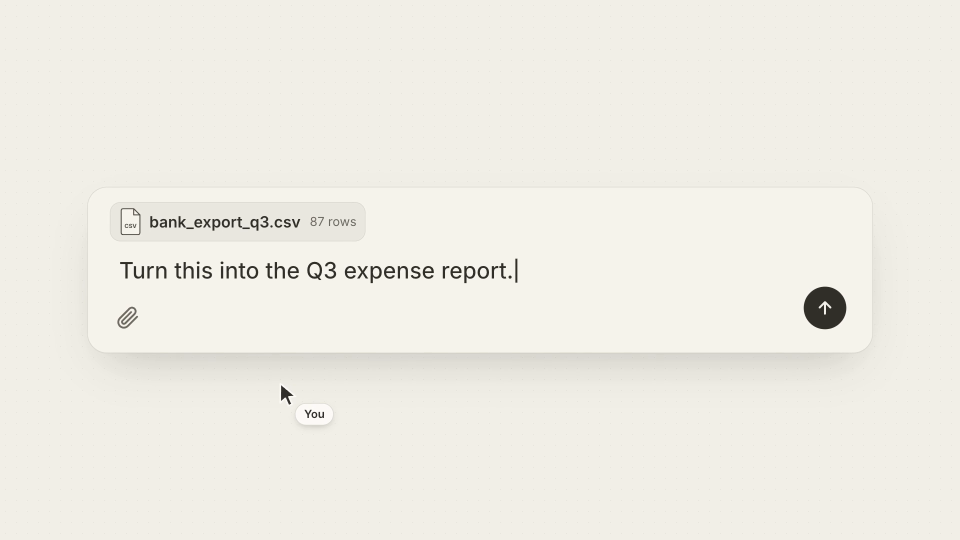
#> input picture video/launch/deliver/still_12.8s.png, 1920 x 1080 px (shown at 1/2 size); its folder holds 2 pictures in this run
$ python sheet.py deliver deliver/still_18.6s.png 5 5
#> lines starting #> are read from the running program, lines starting #| are printed output that depends on the picture
# python3 sheet.py <dir> <out.png> <cols> <thumb_w>  → contact sheet, captioned with the time in each filename
import sys, os
from PIL import Image, ImageDraw
d, out, cols, tw = sys.argv[1], sys.argv[2], int(sys.argv[3]), int(sys.argv[4])
fs = sorted(f for f in os.listdir(d) if f.endswith('.png'))
ims = [Image.open(os.path.join(d, f)).convert('RGB') for f in fs]
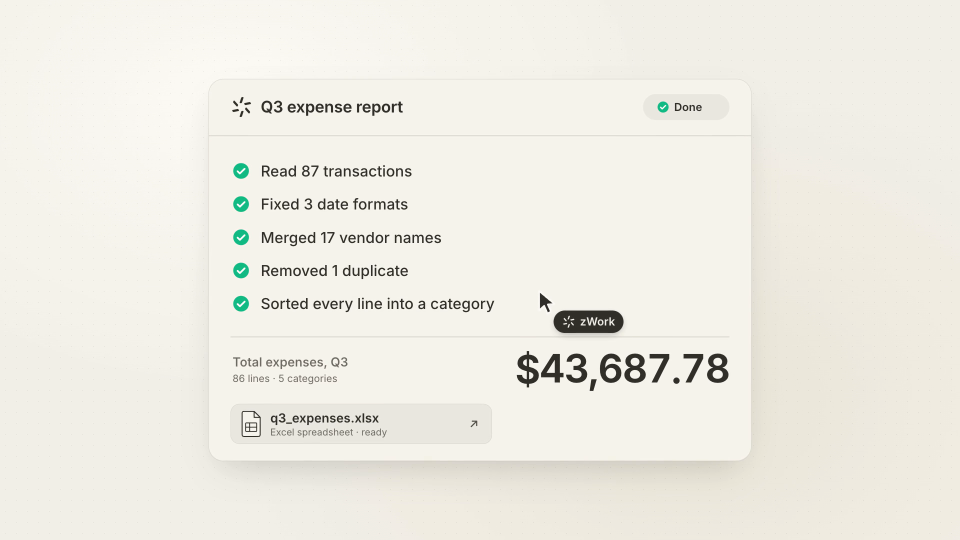
#> input picture video/launch/deliver/still_18.6s.png, 1920 x 1080 px (shown at 1/2 size)
th = round(tw * ims[0].height / ims[0].width)
#> th = 3
rows = (len(ims) + cols - 1) // cols
#> rows = 1
S = Image.new('RGB', (cols * (tw + 6) + 6, rows * (th + 26) + 6), (40, 40, 40))
#> S: PIL image 61x35 RGB; every value is 40
dr = ImageDraw.Draw(S)
for k, (f, im) in enumerate(zip(fs, ims)):
    x, y = 6 + (k % cols) * (tw + 6), 6 + (k // cols) * (th + 26)
    S.paste(im.resize((tw, th), Image.LANCZOS), (x, y))
    dr.text((x + 4, y + th + 5), f.split('_')[1][:-4] + 's', fill=(230, 230, 230))
#> this loop made 2 passes
#> (f, x, y) on passes 1 to 2: ('still_12.8s.png', 6, 6), ('still_18.6s.png', 17, 6)
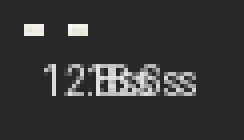
#> S: PIL image 61x35 RGB (shown 4 times larger); mean R, G, B 53.5, 53.4, 53.3
S.save(out)
